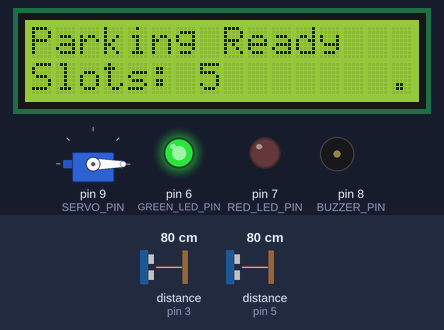
The sketch below on a simulated Arduino Uno, built with avr-gcc and run on an emulated ATmega328P. Shown: 16×2 character LCD, servo, output pins drawn as LEDs (lit = HIGH), buzzer (waves = sounding). Wiring (inferred from the names in the program): 2 × ultrasonic range finder: trigger pin 2, echo pin 3 / trigger pin 4, echo pin 5. The inputs (shaded band) are chosen by the test bench; at power-on: distance to the obstacle (sensors on pin 3, pin 5) 80 cm. The echo pulse lasts 58.3 µs per cm; pins used as bus, display or sensor lines are not drawn.

Above: at 3.3 s.
3.4 s: distance to the obstacle (sensor on pin 3) set to 12 cm
4.9 s: distance to the obstacle (sensor on pin 3) set to 9 cm
At 5.04 s:
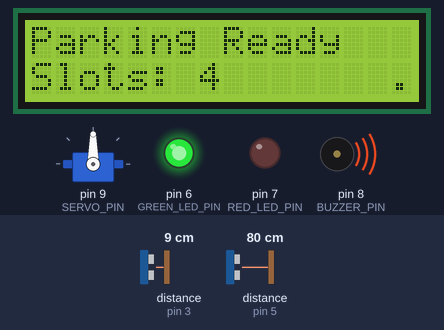
At 6.3 s:
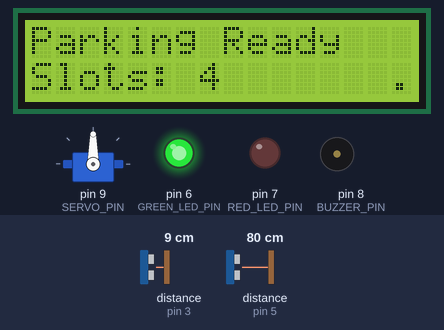
6.6 s: distance to the obstacle (sensor on pin 5) set to 2 cm
At 9.7 s:
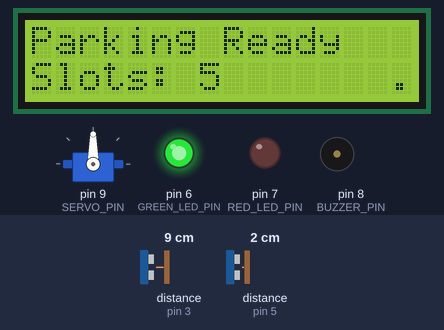
Timing chart, 0 to 15.2 s (numbered marks = the images above; inputs shaded):
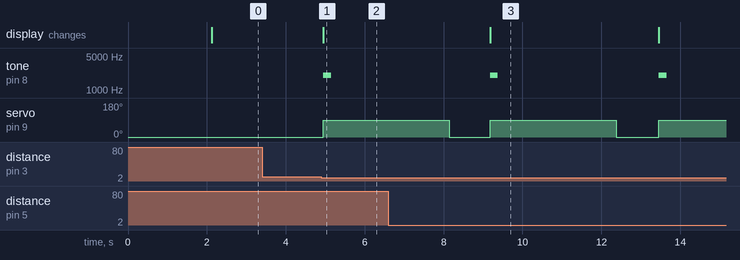

The sketch:

smart_parking.ino
```cpp
#include <Servo.h>
#include <Wire.h>
#include <LiquidCrystal_I2C.h>

const int ENTRY_TRIG_PIN = 2;
const int ENTRY_ECHO_PIN = 3;
const int EXIT_TRIG_PIN = 4;
const int EXIT_ECHO_PIN = 5;
const int SERVO_PIN = 9;
const int GREEN_LED_PIN = 6;
const int RED_LED_PIN = 7;
const int BUZZER_PIN = 8;

const int MAX_SPACES = 5;
int currentSpaces = MAX_SPACES;
const int DETECTION_DISTANCE = 10;

Servo gateServo;
LiquidCrystal_I2C lcd(0x27, 16, 2);

long readDistance(int trigPin, int echoPin) {
    digitalWrite(trigPin, LOW);
    delayMicroseconds(2);
    digitalWrite(trigPin, HIGH);
    delayMicroseconds(10);
    digitalWrite(trigPin, LOW);
    long duration = pulseIn(echoPin, HIGH);
    long distance = duration * 0.034 / 2;
    return distance;
}

void updateDisplay() {
    if(currentSpaces > 0) {
        digitalWrite(GREEN_LED_PIN, HIGH);
        digitalWrite(RED_LED_PIN, LOW);
        lcd.setCursor(0,0);
        lcd.print("Parking Ready   ");
        lcd.setCursor(0,1);
        lcd.print("Slots: ");
        lcd.print(currentSpaces);
        lcd.print("       ");
    } else {
        digitalWrite(GREEN_LED_PIN, LOW);
        digitalWrite(RED_LED_PIN, HIGH);
        lcd.setCursor(0,0);
        lcd.print("Parking Full    ");
        lcd.setCursor(0,1);
        lcd.print("Slots: 0        ");
    }
}

void openGate() {
    gateServo.write(90);
    tone(BUZZER_PIN, 2000);
    delay(200);
    noTone(BUZZER_PIN);
    delay(3000);
    gateServo.write(0);
}

void triggerFullAlarm() {
    lcd.clear();
    lcd.setCursor(0,0);
    lcd.print("Lot Full!");
    lcd.setCursor(0,1);
    lcd.print("Wait");

    for(int i=0; i<3; i++) {
        digitalWrite(RED_LED_PIN, HIGH);
        tone(BUZZER_PIN, 500);
        delay(300);
        digitalWrite(RED_LED_PIN, LOW);
        noTone(BUZZER_PIN);
        delay(300);
    }
    updateDisplay();
}

void checkEntrySensor() {
    long distance = readDistance(ENTRY_TRIG_PIN, ENTRY_ECHO_PIN);
    if(distance < DETECTION_DISTANCE) {
        if(currentSpaces > 0) {
            currentSpaces--;
            updateDisplay();
            openGate();
        } else {
            triggerFullAlarm();
        }
        delay(1000);
    }
}

void checkExitSensor() {
    long distance = readDistance(EXIT_TRIG_PIN, EXIT_ECHO_PIN);
    if(distance < DETECTION_DISTANCE) {
        if(currentSpaces < MAX_SPACES) {
            currentSpaces++;
            updateDisplay();
        }
        openGate();
        delay(1000);
    }
}

void setup() {
    Serial.begin(9600);
    pinMode(ENTRY_TRIG_PIN, OUTPUT);
    pinMode(ENTRY_ECHO_PIN, INPUT);
    pinMode(EXIT_TRIG_PIN, OUTPUT);
    pinMode(EXIT_ECHO_PIN, INPUT);
    pinMode(GREEN_LED_PIN, OUTPUT);
    pinMode(RED_LED_PIN, OUTPUT);
    pinMode(BUZZER_PIN, OUTPUT);

    lcd.begin(16, 2);
    lcd.backlight();
    lcd.setCursor(0, 0);
    lcd.print("Smart Parking");
    lcd.setCursor(0, 1);
    lcd.print("System Booting..");
    delay(2000);

    gateServo.attach(SERVO_PIN);
    gateServo.write(0);

    updateDisplay();
}

void loop() {
    checkEntrySensor();
    checkExitSensor();
    delay(50);
}
```

Measured:
- the behaviour switches between 11 and 10 cm on distance to the obstacle (sensor on pin 3) (found by bisection; images 0 and 1)
- after the input at 3.4 s, every drawn part: stays the same
- after the input at 4.9 s, tone on pin 8 (BUZZER_PIN): silent → 2000 Hz after 0.05 s, → silent 0.20 s later; servo on pin 9 (SERVO_PIN): 0° → 90° after 0.05 s; the display: changes after 0.05 s (image 1)
